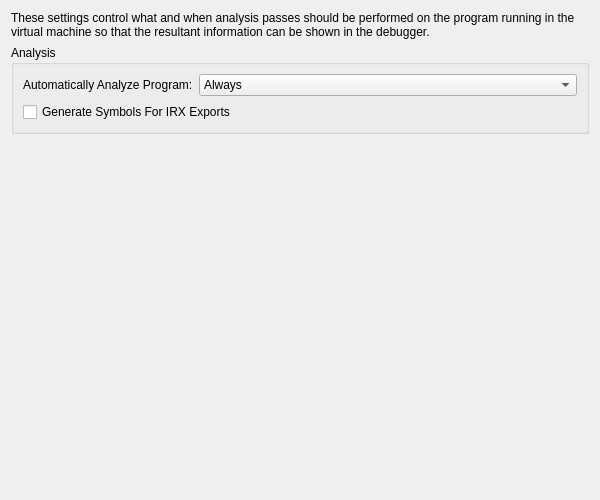
<?xml version="1.0" encoding="UTF-8"?>
<ui version="4.0">
 <class>DebugAnalysisSettingsTab</class>
 <widget class="QWidget" name="DebugAnalysisSettingsTab">
  <property name="geometry">
   <rect>
    <x>0</x>
    <y>0</y>
    <width>600</width>
    <height>500</height>
   </rect>
  </property>
  <property name="windowTitle">
   <string/>
  </property>
  <layout class="QVBoxLayout" name="verticalLayout">
   <item>
    <widget class="QLabel" name="analysisLabel">
     <property name="sizePolicy">
      <sizepolicy hsizetype="Preferred" vsizetype="Fixed">
       <horstretch>0</horstretch>
       <verstretch>0</verstretch>
      </sizepolicy>
     </property>
     <property name="text">
      <string>These settings control what and when analysis passes should be performed on the program running in the virtual machine so that the resultant information can be shown in the debugger.</string>
     </property>
     <property name="wordWrap">
      <bool>true</bool>
     </property>
    </widget>
   </item>
   <item>
    <widget class="QGroupBox" name="analysisGroupBox">
     <property name="sizePolicy">
      <sizepolicy hsizetype="Preferred" vsizetype="Fixed">
       <horstretch>0</horstretch>
       <verstretch>0</verstretch>
      </sizepolicy>
     </property>
     <property name="title">
      <string>Analysis</string>
     </property>
     <layout class="QVBoxLayout" name="verticalLayout_5">
      <item>
       <layout class="QFormLayout" name="analysisForm">
        <item row="0" column="0">
         <widget class="QLabel" name="analysisConditionLabel">
          <property name="text">
           <string>Automatically Analyze Program:</string>
          </property>
         </widget>
        </item>
        <item row="0" column="1">
         <widget class="QComboBox" name="analysisCondition">
          <item>
           <property name="text">
            <string>Always</string>
           </property>
          </item>
          <item>
           <property name="text">
            <string>If Debugger Is Open</string>
           </property>
          </item>
          <item>
           <property name="text">
            <string>Never</string>
           </property>
          </item>
         </widget>
        </item>
       </layout>
      </item>
      <item>
       <widget class="QCheckBox" name="generateSymbolsForIRXExportTables">
        <property name="text">
         <string>Generate Symbols For IRX Exports</string>
        </property>
       </widget>
      </item>
     </layout>
    </widget>
   </item>
   <item>
    <widget class="QWidget" name="analysisSettings" native="true">
     <property name="sizePolicy">
      <sizepolicy hsizetype="Preferred" vsizetype="Expanding">
       <horstretch>0</horstretch>
       <verstretch>0</verstretch>
      </sizepolicy>
     </property>
    </widget>
   </item>
  </layout>
 </widget>
 <resources/>
 <connections/>
</ui>
